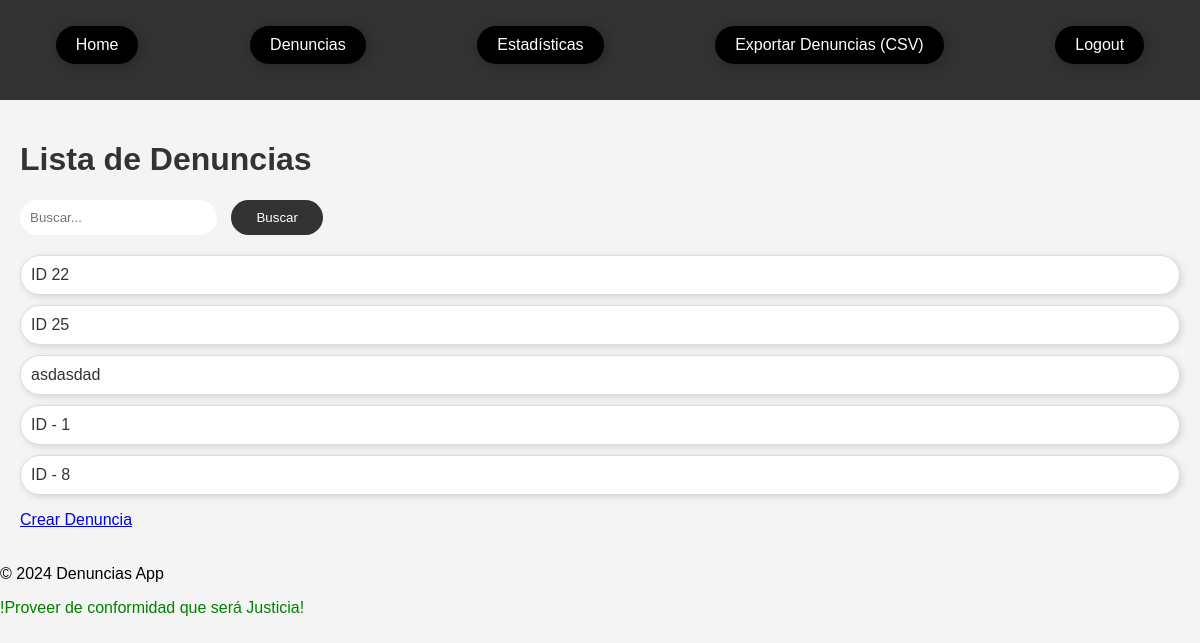
The app's page /denuncias/ (signed in), older data.
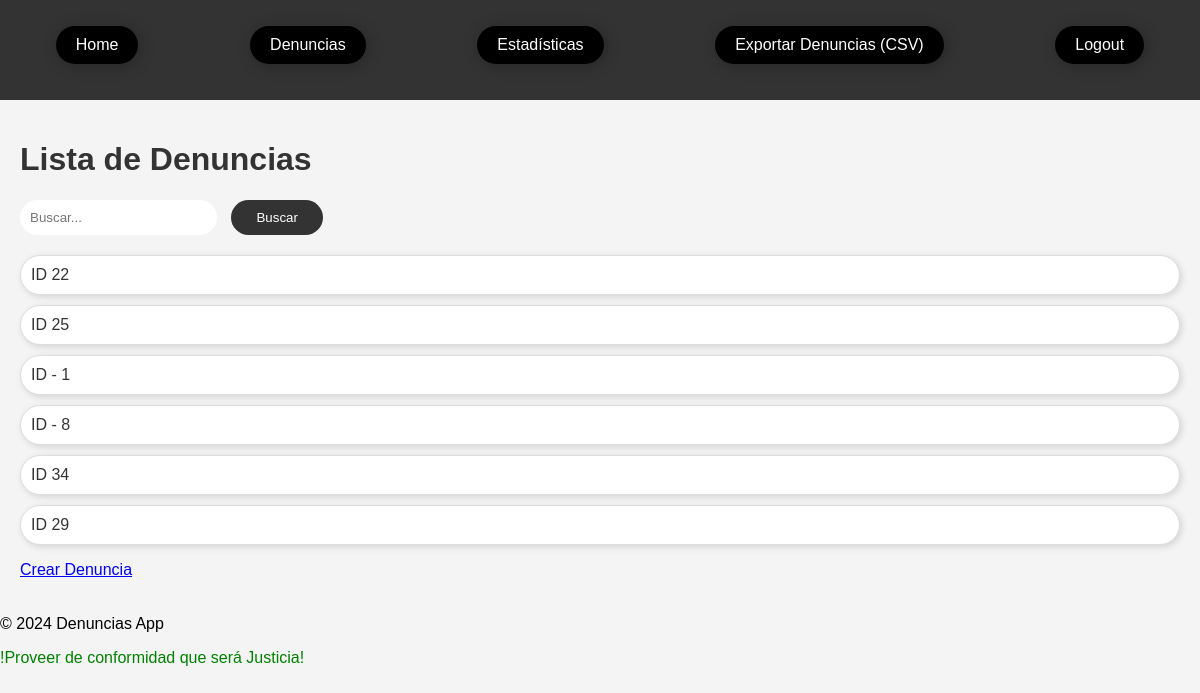
The same page, newer data.
### denuncias/models.py (models this page shows, shortened)
class Denuncia(models.Model):
    archivo = models.FileField(upload_to='archivos_denuncias/', null=True, blank=True)
    TIPOS_DELITO = [
        ('robo', 'Robo'),
        ('fraude', 'Fraude'),
        ('violencia', 'Violencia'),
        ('homicidio', 'Homicidio'),
        ('secuestro', 'Secuestro'),
        ('extorsion', 'Extorsión'),
        ('trafico_drogas', 'Tráfico de Drogas'),
        ('trata_personas', 'Trata de Personas'),
        ('lesiones', 'Lesiones'),
        ('estafa', 'Estafa'),
    ]
    BARRIOS = [
        ('Agronomía', 'Agronomía'),
        ('Almagro', 'Almagro'),
        ('Balvanera', 'Balvanera'),
        ('Barracas', 'Barracas'),
        ('Belgrano', 'Belgrano'),
        ('Caballito', 'Caballito'),
        ('Chacarita', 'Chacarita'),
        ('Colegiales', 'Colegiales'),
        ('Constitución', 'Constitución'),
        ('Flores', 'Flores'),
        ('Floresta', 'Floresta'),
        ('La Boca', 'La Boca'),
        ('La Paternal', 'La Paternal'),
        ('Liniers', 'Liniers'),
        ('Mataderos', 'Mataderos'),
        ('Monserrat', 'Monserrat'),
        ('Núñez', 'Núñez'),
        ('Palermo', 'Palermo'),
        ('Parque Avellaneda', 'Parque Avellaneda'),
        ('Parque Chacabuco', 'Parque Chacabuco'),
        ('Parque Patricios', 'Parque Patricios'),
        ('Puerto Madero', 'Puerto Madero'),
        ('Recoleta', 'Recoleta'),
        ('Retiro', 'Retiro'),
        ('Saavedra', 'Saavedra'),
        ('San Cristóbal', 'San Cristóbal'),
        ('San Nicolás', 'San Nicolás'),
        ('San Telmo', 'San Telmo'),
        ('Vélez Sársfield', 'Vélez Sársfield'),
        ('Villa Crespo', 'Villa Crespo'),
        ('Villa del Parque', 'Villa del Parque'),
        ('Villa Devoto', 'Villa Devoto'),
        ('Villa Lugano', 'Villa Lugano'),
        ('Villa Luro', 'Villa Luro'),
        ('Villa Pueyrredón', 'Villa Pueyrredón'),
        ('Villa Urquiza', 'Villa Urquiza'),
    ]
    ESTADOS_DENUNCIA = [
        ('presentada', 'Presentada'),
        ('confirmada', 'Confirmada'),
        ('sentencia_definitiva', 'Sentencia Definitiva'),
    ]
    titulo = models.CharField(max_length=100)
    descripcion = models.TextField()
    nombre_demandante = models.CharField(max_length=100)
    dni_demandante = models.CharField(max_length=15)
    estado = models.CharField(max_length=20, choices=ESTADOS_DENUNCIA, default='presentada')
    tipo_delito = models.CharField(max_length=20, choices=TIPOS_DELITO)
    fecha_creacion = models.DateTimeField(auto_now_add=True)
    barrio = models.CharField(max_length=100, choices=BARRIOS)
    fecha = models.DateField(null=True)
    documento_adjunto = models.FileField(upload_to='documentos_adjuntos/')

### denuncias/views.py (the view, shortened to what this page needs)
# urls.py: path('', views.DenunciaListView.as_view(), name='denuncia_list'),
class DenunciaListView(LoginRequiredMixin, ListView):
    model = Denuncia
    template_name = 'denuncias/denuncia_list.html'
    context_object_name = 'denuncias'
    def get_queryset(self):
        queryset = super().get_queryset()
        query = self.request.GET.get('q')
        return queryset
    def get_context_data(self, **kwargs):
        context = super().get_context_data(**kwargs)
        context['is_employee'] = self.request.user.groups.filter(name='Empleado').exists()
        return context

### denuncias/templates/denuncias/denuncia_list.html
{% extends "base_generic.html" %}
{% block content %}
  <h1>Lista de Denuncias</h1>
  <form method="GET" action="{% url 'denuncia_list' %}">
      <input type="text" name="q" placeholder="Buscar..." value="{{ request.GET.q }}">
      <button type="submit">Buscar</button>
  </form>
  <ul>
    {% for denuncia in denuncias %}
      <li>
        <a href="{% url 'denuncia_detail' denuncia.pk %}">{{ denuncia.titulo }}</a>
      </li>
    {% endfor %}
  </ul>
  {% if user.is_superuser %}
    <a href="{% url 'denuncia_create' %}">Crear Denuncia</a>
{% endif %}
{% endblock %}

Row changes from the older to the newer data that the page shows:
removed Denuncia: titulo "asdasdad"
added Denuncia: titulo "ID 34"
added Denuncia: titulo "ID 29"
